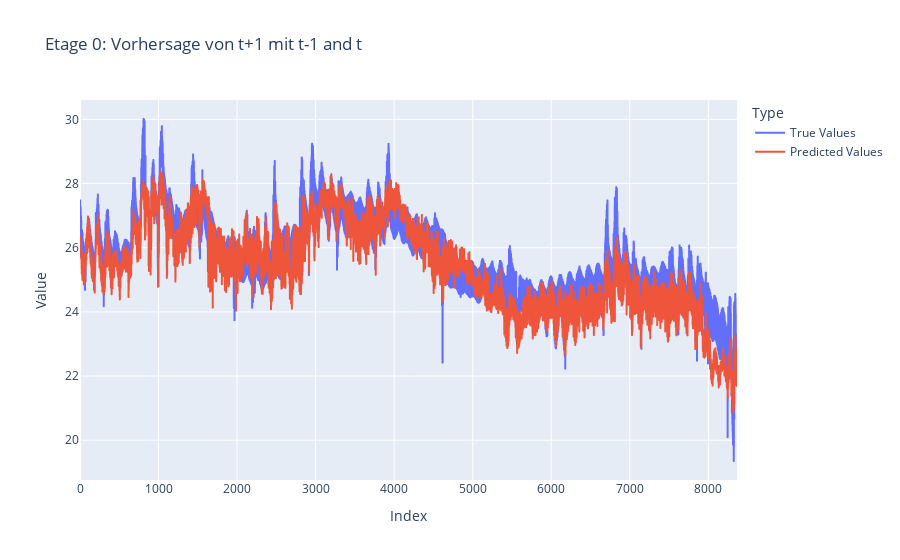
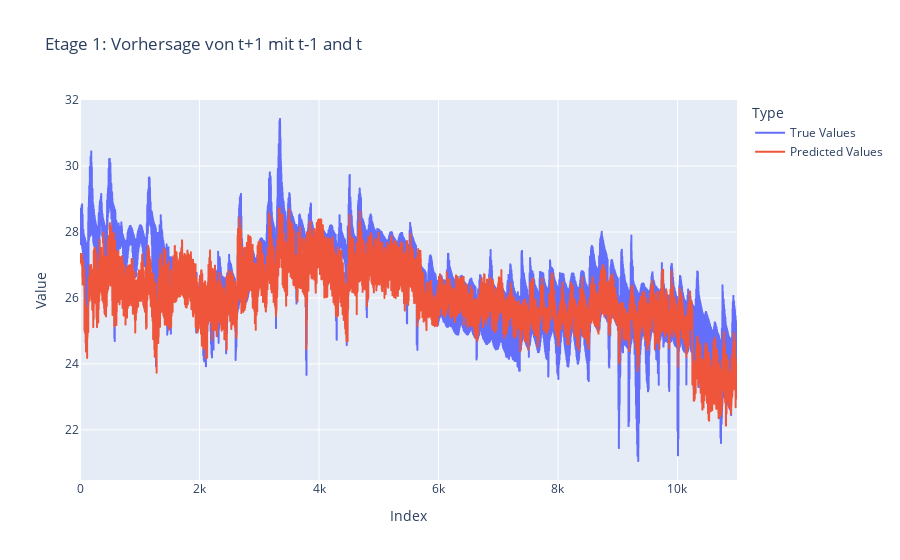
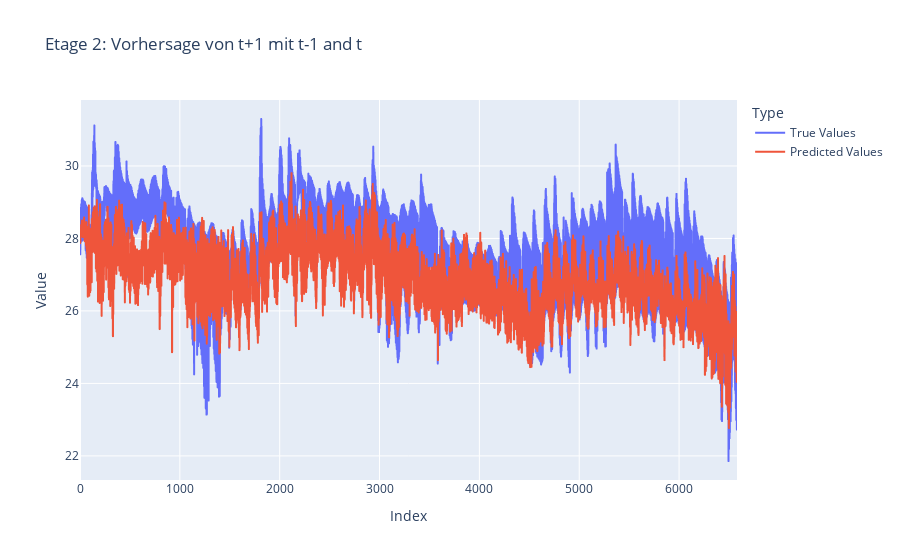
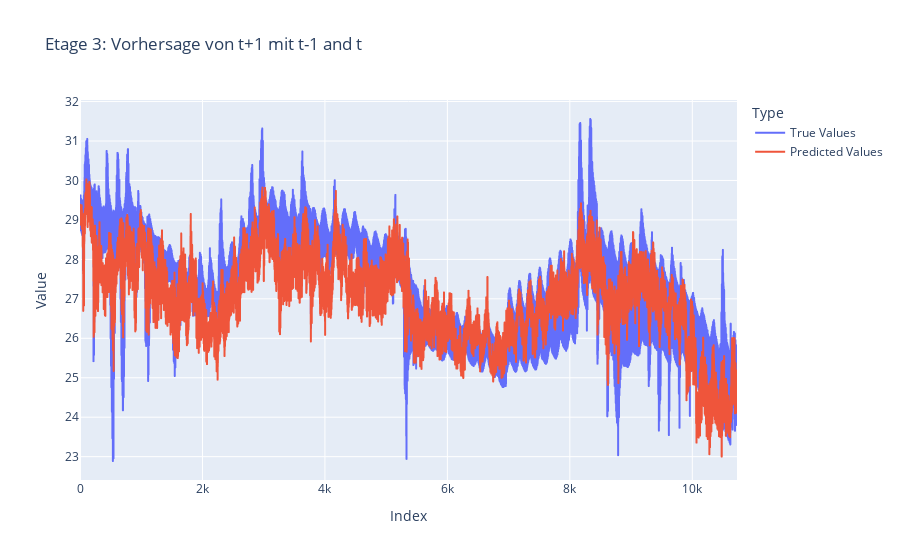

Notebook code for these charts, in order:
### Code cell
dataframes = [dfe0, dfe1, dfe2, dfe3]
models = [model0, model1, model2, model3]


figures = []

# Iterate over each model and dataframe
for floor, (df, model) in enumerate(zip(dataframes, models)):
    
    X_train, y_train, X_test, y_test = prepare_data(df)

    # Set model to evaluation mode
    model.eval()

    # Perform prediction
    with torch.no_grad():
        if torch.cuda.is_available():
            X_test = X_test.cuda()
        y_pred = model(X_test)

    
    if torch.cuda.is_available():
        y_pred = y_pred.cpu().numpy()
        y_test = y_test.cpu().numpy()
    else:
        y_pred = y_pred.numpy()
        y_test = y_test.numpy()

    # Create a DataFrame with true values and predicted values
    df_results = pd.DataFrame({
        'Index': range(len(y_test)),
        'True Values': y_test.flatten(),
        'Predicted Values': y_pred.flatten()
    })

    
    df_melted = df_results.melt(id_vars=['Index'], value_vars=['True Values', 'Predicted Values'],
                                var_name='Type', value_name='Value')

    
    fig = px.line(df_melted, x='Index', y='Value', color='Type', title=f'Etage {floor}: Vorhersage von t+1 mit t-1 and t')
    figures.append(fig)

for fig in figures:
    fig.show()

### Figure 1 — Plotly figure (JSON) as saved in the notebook; plotly's stock layout.template omitted (floating-point values rounded to 4 significant figures; data arrays with more than 128 entries replaced by an {"elided": "..."} marker saying what was removed)
{"data": [{"hovertemplate": "Type=True Values<br>Index=%{x}<br>Value=%{y}<extra></extra>", "legendgroup": "True Values", "line": {"color": "#636efa", "dash": "solid"}, "marker": {"symbol": "circle"}, "mode": "lines", "name": "True Values", "showlegend": true, "type": "scattergl", "x": {"elided": "8366 int values"}, "xaxis": "x", "y": {"elided": "8366 float values"}, "yaxis": "y"}, {"hovertemplate": "Type=Predicted Values<br>Index=%{x}<br>Value=%{y}<extra></extra>", "legendgroup": "Predicted Values", "line": {"color": "#EF553B", "dash": "solid"}, "marker": {"symbol": "circle"}, "mode": "lines", "name": "Predicted Values", "showlegend": true, "type": "scattergl", "x": {"elided": "8366 int values"}, "xaxis": "x", "y": {"elided": "8366 float values"}, "yaxis": "y"}], "layout": {"legend": {"title": {"text": "Type"}, "tracegroupgap": 0}, "title": {"text": "Etage 0: Vorhersage von t+1 mit t-1 and t"}, "xaxis": {"anchor": "y", "domain": [0, 1], "title": {"text": "Index"}}, "yaxis": {"anchor": "x", "domain": [0, 1], "title": {"text": "Value"}}}}

### Figure 2 — Plotly figure (JSON) as saved in the notebook; plotly's stock layout.template omitted (floating-point values rounded to 4 significant figures; data arrays with more than 128 entries replaced by an {"elided": "..."} marker saying what was removed)
{"data": [{"hovertemplate": "Type=True Values<br>Index=%{x}<br>Value=%{y}<extra></extra>", "legendgroup": "True Values", "line": {"color": "#636efa", "dash": "solid"}, "marker": {"symbol": "circle"}, "mode": "lines", "name": "True Values", "showlegend": true, "type": "scattergl", "x": {"elided": "10997 int values"}, "xaxis": "x", "y": {"elided": "10997 float values"}, "yaxis": "y"}, {"hovertemplate": "Type=Predicted Values<br>Index=%{x}<br>Value=%{y}<extra></extra>", "legendgroup": "Predicted Values", "line": {"color": "#EF553B", "dash": "solid"}, "marker": {"symbol": "circle"}, "mode": "lines", "name": "Predicted Values", "showlegend": true, "type": "scattergl", "x": {"elided": "10997 int values"}, "xaxis": "x", "y": {"elided": "10997 float values"}, "yaxis": "y"}], "layout": {"legend": {"title": {"text": "Type"}, "tracegroupgap": 0}, "title": {"text": "Etage 1: Vorhersage von t+1 mit t-1 and t"}, "xaxis": {"anchor": "y", "domain": [0, 1], "title": {"text": "Index"}}, "yaxis": {"anchor": "x", "domain": [0, 1], "title": {"text": "Value"}}}}

### Figure 3 — Plotly figure (JSON) as saved in the notebook; plotly's stock layout.template omitted (floating-point values rounded to 4 significant figures; data arrays with more than 128 entries replaced by an {"elided": "..."} marker saying what was removed)
{"data": [{"hovertemplate": "Type=True Values<br>Index=%{x}<br>Value=%{y}<extra></extra>", "legendgroup": "True Values", "line": {"color": "#636efa", "dash": "solid"}, "marker": {"symbol": "circle"}, "mode": "lines", "name": "True Values", "showlegend": true, "type": "scattergl", "x": {"elided": "6581 int values"}, "xaxis": "x", "y": {"elided": "6581 float values"}, "yaxis": "y"}, {"hovertemplate": "Type=Predicted Values<br>Index=%{x}<br>Value=%{y}<extra></extra>", "legendgroup": "Predicted Values", "line": {"color": "#EF553B", "dash": "solid"}, "marker": {"symbol": "circle"}, "mode": "lines", "name": "Predicted Values", "showlegend": true, "type": "scattergl", "x": {"elided": "6581 int values"}, "xaxis": "x", "y": {"elided": "6581 float values"}, "yaxis": "y"}], "layout": {"legend": {"title": {"text": "Type"}, "tracegroupgap": 0}, "title": {"text": "Etage 2: Vorhersage von t+1 mit t-1 and t"}, "xaxis": {"anchor": "y", "domain": [0, 1], "title": {"text": "Index"}}, "yaxis": {"anchor": "x", "domain": [0, 1], "title": {"text": "Value"}}}}

### Figure 4 — Plotly figure (JSON) as saved in the notebook; plotly's stock layout.template omitted (floating-point values rounded to 4 significant figures; data arrays with more than 128 entries replaced by an {"elided": "..."} marker saying what was removed)
{"data": [{"hovertemplate": "Type=True Values<br>Index=%{x}<br>Value=%{y}<extra></extra>", "legendgroup": "True Values", "line": {"color": "#636efa", "dash": "solid"}, "marker": {"symbol": "circle"}, "mode": "lines", "name": "True Values", "showlegend": true, "type": "scattergl", "x": {"elided": "10731 int values"}, "xaxis": "x", "y": {"elided": "10731 float values"}, "yaxis": "y"}, {"hovertemplate": "Type=Predicted Values<br>Index=%{x}<br>Value=%{y}<extra></extra>", "legendgroup": "Predicted Values", "line": {"color": "#EF553B", "dash": "solid"}, "marker": {"symbol": "circle"}, "mode": "lines", "name": "Predicted Values", "showlegend": true, "type": "scattergl", "x": {"elided": "10731 int values"}, "xaxis": "x", "y": {"elided": "10731 float values"}, "yaxis": "y"}], "layout": {"legend": {"title": {"text": "Type"}, "tracegroupgap": 0}, "title": {"text": "Etage 3: Vorhersage von t+1 mit t-1 and t"}, "xaxis": {"anchor": "y", "domain": [0, 1], "title": {"text": "Index"}}, "yaxis": {"anchor": "x", "domain": [0, 1], "title": {"text": "Value"}}}}
